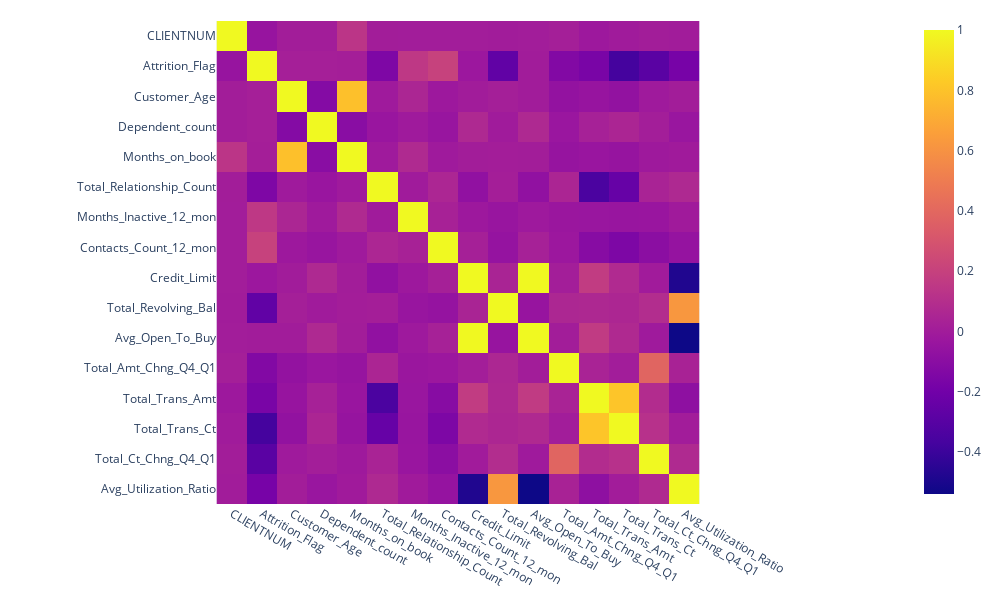

Here is the notebook cell this chart was saved with:
### Code cell
correl_heatmap = px.imshow (correl, width = 1000, height = 600) #text_auto=True: nó điền text vào bên trong các ô
correl_heatmap.update_layout(margin=dict(l=20, r=20, t=20, b=20))
correl_heatmap.show()

### Figure 1 — Plotly figure (JSON) as saved in the notebook; plotly's stock layout.template omitted (floating-point values rounded to 4 significant figures; data arrays with more than 128 entries replaced by an {"elided": "..."} marker saying what was removed)
{"data": [{"coloraxis": "coloraxis", "hovertemplate": "x: %{x}<br>y: %{y}<br>color: %{z}<extra></extra>", "name": "0", "type": "heatmap", "x": ["CLIENTNUM", "Attrition_Flag", "Customer_Age", "Dependent_count", "Months_on_book", "Total_Relationship_Count", "Months_Inactive_12_mon", "Contacts_Count_12_mon", "Credit_Limit", "Total_Revolving_Bal", "Avg_Open_To_Buy", "Total_Amt_Chng_Q4_Q1", "Total_Trans_Amt", "Total_Trans_Ct", "Total_Ct_Chng_Q4_Q1", "Avg_Utilization_Ratio"], "xaxis": "x", "y": ["CLIENTNUM", "Attrition_Flag", "Customer_Age", "Dependent_count", "Months_on_book", "Total_Relationship_Count", "Months_Inactive_12_mon", "Contacts_Count_12_mon", "Credit_Limit", "Total_Revolving_Bal", "Avg_Open_To_Buy", "Total_Amt_Chng_Q4_Q1", "Total_Trans_Amt", "Total_Trans_Ct", "Total_Ct_Chng_Q4_Q1", "Avg_Utilization_Ratio"], "yaxis": "y", "z": {"elided": "16x16 float values"}}], "layout": {"coloraxis": {"colorscale": [[0, "#0d0887"], [0.1111, "#46039f"], [0.2222, "#7201a8"], [0.3333, "#9c179e"], [0.4444, "#bd3786"], [0.5556, "#d8576b"], [0.6667, "#ed7953"], [0.7778, "#fb9f3a"], [0.8889, "#fdca26"], [1, "#f0f921"]]}, "height": 600, "margin": {"b": 20, "l": 20, "r": 20, "t": 20}, "width": 1000, "xaxis": {"anchor": "y", "constrain": "domain", "domain": [0, 1], "scaleanchor": "y"}, "yaxis": {"anchor": "x", "autorange": "reversed", "constrain": "domain", "domain": [0, 1]}}}
